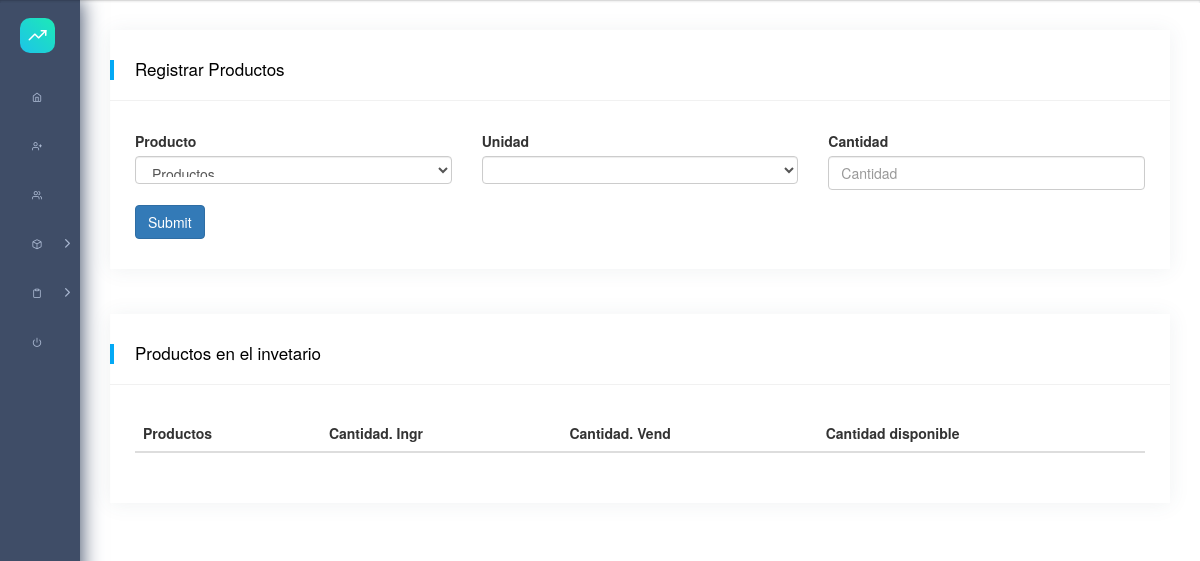
Page /productos/ (signed in) on the earlier database version.
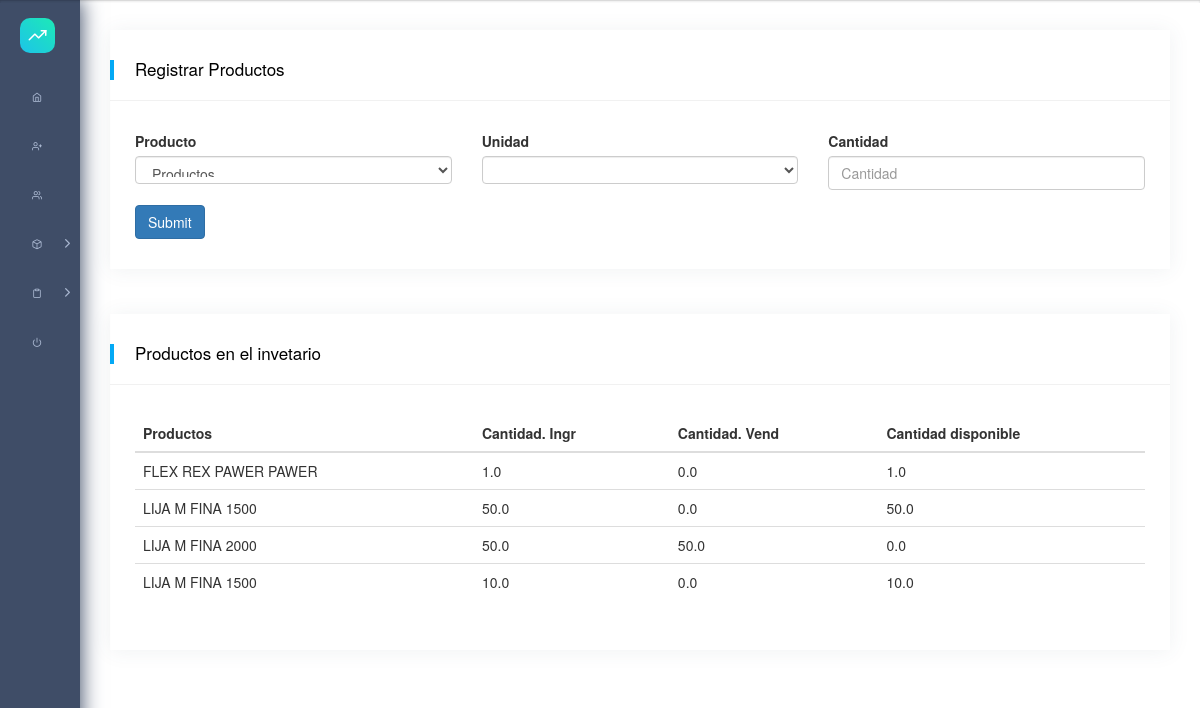
Same page on the later database version.
### src/models/Productos.py (models this page shows)
class Producto(db.Model):
    __tablename__ = "productos"
    id = db.Column(db.Integer, primary_key=True)
    name = db.Column(db.String(50), nullable=False)
    descrition = db.Column(db.String(50))
    precio = db.Column(db.Float, nullable=False)
    id_unidad = db.Column(db.Integer, db.ForeignKey("unidades.id"), nullable=False)
    unidades = relationship("Unidad", back_populates="productos")
    inventarioproductos = relationship("InventarioProducto", back_populates="productos")
    created = db.Column(db.DateTime, nullable=False, default=datetime.utcnow)
    status = db.Column(db.Boolean, unique=False, default=True)

class InventarioProducto(db.Model):
    __tablename__ = "inventarioproductos"
    id = db.Column(db.Integer, primary_key=True)
    cantidad = db.Column(db.Float, nullable=True)
    created = db.Column(db.DateTime, nullable=False, default=datetime.utcnow)
    status = db.Column(db.Boolean, unique=False, default=True)
    id_producto = db.Column(db.Integer, db.ForeignKey("productos.id"), nullable=True)
    id_cantidad_unidades = db.Column(db.Integer, db.ForeignKey("cantidad_unidades.id"), nullable=True)
    cantidad_unidades = relationship("CantidadUnidad", back_populates="inventarioproductos")
    productos = relationship("Producto", back_populates="inventarioproductos")
    historialventas = relationship("HistorialVentas", back_populates="inventarioproductos")

### src/views/producto.py (the view)
@producto.route('/')
@login_required
def index():
    query_productos = Producto.query.all()
    query_unidad = Unidad.query.all()
    query_historial = HistorialVentas.query.all()
    query_inventario = InventarioProducto.query.all()
    productos_vendidos = {}
    for inventario_producto in query_inventario:
        total_ventas = 0.0
        for venta in query_historial:
            stado = venta.status
            if inventario_producto.id == venta.id_inventario_productos:
                total_ventas += venta.cantidad
        productos_vendidos[inventario_producto.productos.name,
                           inventario_producto.productos.descrition,
                           inventario_producto.cantidad,
                           stado] = total_ventas
    return render_template(
        'productos/index.html',
        productos=query_productos,
        unidad=query_unidad,
        historial_ventas=query_historial,
        inventarios=query_inventario,
        current_date_format=current_date_format,
        format_number=format_number,
        productos_vendidos=productos_vendidos
    )

### src/views/auth.py (called while the page is built)
@login_manager.user_loader
def load_user(user_id):
    return User.query.get(int(user_id))

### src/templates/productos/index.html (shortened to what this page needs)
{% extends "layouts/base.html" %} {% block title %} UI Forms {% endblock %}
{% block stylesheets %}
<link rel="stylesheet" href="https://maxcdn.bootstrapcdn.com/bootstrap/3.4.1/css/bootstrap.min.css" />
<link rel="stylesheet"
    href="https://cdnjs.cloudflare.com/ajax/libs/bootstrap-select/1.12.2/css/bootstrap-select.min.css" />
{% endblock stylesheets %}
{% block content %}
<div class="pcoded-content">
    <div class="pcoded-inner-content">
        <div class="main-body">
            <div class="page-wrapper">
                <div class="row">
                    <div class="col-sm-12">
                        <div class="card">
                            <div class="card-header">
                                <h5>Registrar Productos</h5>
                            </div>
                            <div class="card-body">
                                <div class="row">
                                    <div class="col-md-12">
                                        <form role="form" method="post" action="/productos/registrar">
                                            <div class="row">
                                                <div class="col-md-4 form-group">
                                                    <label>Producto</label>
                                                    <select class="form-control" name="producto" data-live-search="true"
                                                        id="producto">
                                                        <option value="none" selected disabled hidden>Productos</option>
                                                    </select>
                                                </div>
                                                <div class="col-md-4 form-group">
                                                    <label>Unidad</label>
                                                    <select class="form-control" data-live-search="true" name="cantidad"
                                                        id="cantidad">
                                                    </select>
                                                </div>
                                                <div class="col-md-4 form-group">
                                                    <label>Cantidad</label>
                                                    <input type="number" name="cantidades" placeholder="Cantidad"
                                                        class="form-control">
                                                </div>
                                                <div class="col-md-12">
                                                    <button type="submit" class="btn btn-primary">
                                                        Submit
                                                    </button>
                                                </div>
                                            </div>
                                        </form>
                                    </div>
                                </div>
                            </div>
                        </div>
                    </div>
                    <div class="col-xl-12 pt-4">
                        <div class="card">
                            <div class="card-header">
                                <h5>Productos en el invetario</h5>
                            </div>
                            <div class="card-block table-border-style">
                                <div class="table-responsive">
                                    <table class="table table-hover">
                                        <thead>
                                            <tr>
                                                <th>Productos</th>
                                                <th>Cantidad. Ingr</th>
                                                <th>Cantidad. Vend </th>
                                                <th>Cantidad disponible</th>
                                            </tr>
                                        </thead>
                                        <tbody>
                                            {% for name, descrition, cantidad, stado in productos_vendidos %}
                                            <tr>
                                                <td>{{name}} {{descrition}}</td>
                                                <td>{{cantidad}}</td>
                                                <td>{{productos_vendidos[(name, descrition, cantidad, stado)]}}</td>
                                                <td>{{ cantidad - productos_vendidos[(name, descrition, cantidad, stado)] }}</td>
                                            </tr>
                                            {% endfor %}
                                        </tbody>
                                    </table>
                                </div>
                            </div>
                        </div>
                    </div>
                </div>
            </div>
        </div>
    </div>
</div>
</div>
{% endblock content %}

### src/templates/layouts/base.html (shortened to what this page needs)
<!DOCTYPE html>
<html lang="en">
<head>
    <link rel="stylesheet" href="{{ url_for('static', filename='/assets/images/favicon.ico') }}" type="image/x-icon">
    <link rel="stylesheet"
        href="{{ url_for('static', filename='/assets/fonts/fontawesome/css/fontawesome-all.min.css') }}">
    <link rel="stylesheet" href="{{ url_for('static', filename='/assets/plugins/animation/css/animate.min.css') }}">
    <link rel="stylesheet" href="{{ url_for('static', filename='/assets/css/style.css') }}">
    {% block stylesheets %}{% endblock stylesheets %}
</head>
<body>
    {% include 'includes/sidebar.html' %}
    <div class="pcoded-main-container">
        <div class="pcoded-wrapper">
            {% block content %}{% endblock content %}
        </div>
</body>
</html>

### src/templates/includes/sidebar.html (shortened to what this page needs)
<nav class="pcoded-navbar">
  <div class="navbar-wrapper">
    <div class="navbar-brand header-logo">
      <a target="_blank" href="/" class="b-brand">
        <div class="b-bg">
          <i class="feather icon-trending-up"></i>
        </div>
      </a>
    </div>
    <div class="navbar-content scroll-div">
      <ul class="nav pcoded-inner-navbar">
        <li data-username="dashboard Default Ecommerce CRM Analytics Crypto Project"
          class="nav-item {% if 'index' in segment %} active {% endif %}">
          <a href="/" class="nav-link"><span class="pcoded-micon"><i class="feather icon-home"></i></span></a>
        </li>
        <li data-username="dashboard Default Ecommerce CRM Analytics Crypto Project"
          class="nav-item {% if 'create' in segment %} active {% endif %}">
          <a href="/cliente/create" class="nav-link"><span class="pcoded-micon"><i
                class="feather icon-user-plus"></i></span><span class="pcoded-mtext">Nuevo Clientes</span></a>
        </li>
        <li data-username="dashboard Default Ecommerce CRM Analytics Crypto Project"
          class="nav-item {% if 'create' in segment %} active {% endif %}">
          <a href="/cliente" class="nav-link"><span class="pcoded-micon"><i class="feather icon-users"></i></span></a>
        </li>
        <li
          data-username="basic components Button Alert Badges breadcrumb Paggination progress Tooltip popovers Carousel Cards Collapse Tabs pills Modal Grid System Typography Extra Shadows Embeds"
          class="nav-item pcoded-hasmenu">
          <a href="javascript:" class="nav-link"><span class="pcoded-micon"><i class="feather icon-box"></i></span></a>
        </li>
        <li
          data-username="basic components Button Alert Badges breadcrumb Paggination progress Tooltip popovers Carousel Cards Collapse Tabs pills Modal Grid System Typography Extra Shadows Embeds"
          class="nav-item pcoded-hasmenu">
          <a href="javascript:" class="nav-link"><span class="pcoded-micon"><i class="feather icon-clipboard"></i></span></a>
        </li>
        <li data-username="Disabled Menu" class="nav-item">
          <a href="/auth/logout" class="nav-link">
            <span class="pcoded-micon"><i class="feather icon-power"></i></span><span class="pcoded-mtext">Logout</span>
          </a>
        </li>
      </ul>
    </div>
  </div>
</nav>

Differences in the rows shown:
added Producto: productos_vendidos "FLEX REX PAWER", productos_vendidos "PAWER", name+descrition "0.0"
added InventarioProducto: productos_vendidos "1.0", cantidad.descrition "1.0"
added Producto: productos_vendidos "LIJA" "LIJA", productos_vendidos "M FINA 1500" "M FINA 1500", name+descrition "0.0" "0.0"
added InventarioProducto: productos_vendidos "50.0", cantidad.descrition "50.0"
added Producto: productos_vendidos "LIJA", productos_vendidos "M FINA 2000", name+descrition "50.0"
added InventarioProducto: productos_vendidos "50.0", cantidad.descrition "0.0"
added InventarioProducto: productos_vendidos "10.0", cantidad.descrition "10.0"
